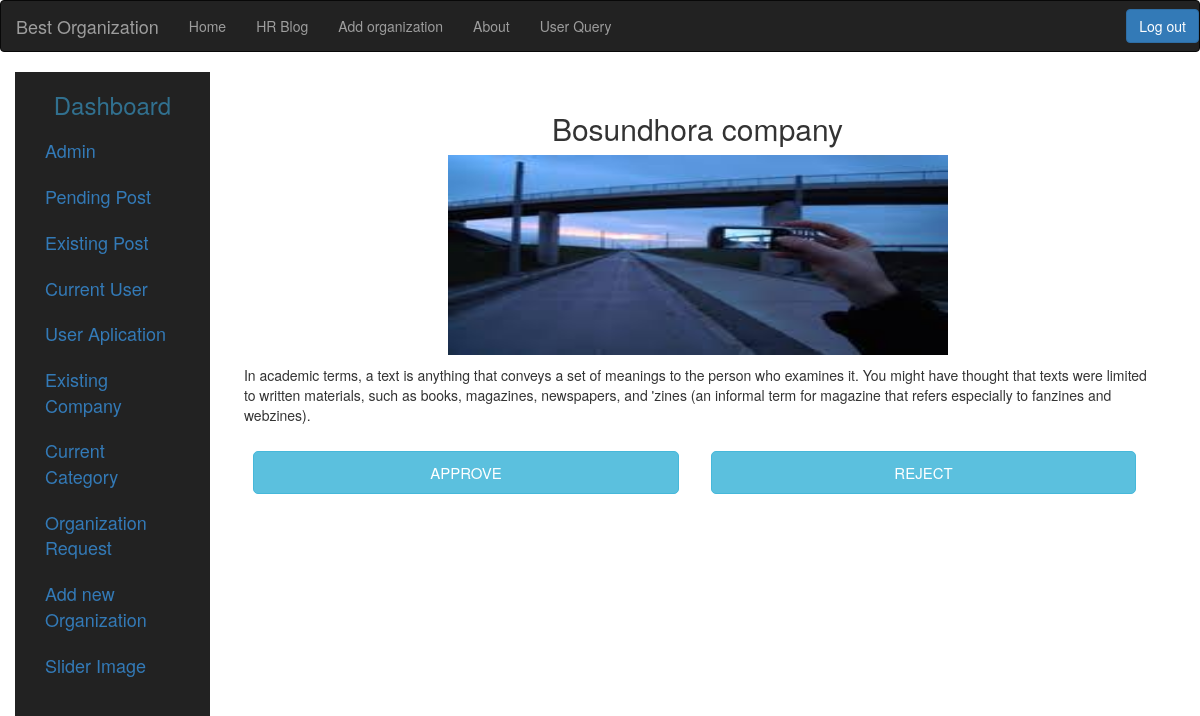
The app's page /admin/fullpostadminView.php?postId=3 with its own data.
### tables this page shows
CREATE TABLE `blog_pending_post` (
  `Blog_id` int(11) NOT NULL,
  `User_id` int(11) NOT NULL,
  `HR_name` text NOT NULL,
  `HR_Org_name` text NOT NULL,
  `Blog_category` varchar(255) NOT NULL,
  `Blog_title` text NOT NULL,
  `Blog_text` longtext NOT NULL,
  `Blog_img` text DEFAULT NULL,
  `Date` timestamp NOT NULL DEFAULT current_timestamp() ON UPDATE current_timestamp()
);

### admin/fullpostadminView.php (the view, shortened to what this page needs)
<?php
if ($_REQUEST['postId']){
   include("../database/connection.php");
    $id= $_GET['postId'];
    $sq = "SELECT * from blog_pending_post where Blog_id= '$id'";
    $details= mysqli_query($connection, $sq);
    $res= mysqli_fetch_assoc($details);
?>
<!DOCTYPE html>
<html lang="en">
<head>
  <link rel="stylesheet" href="https://maxcdn.bootstrapcdn.com/bootstrap/3.4.1/css/bootstrap.min.css">
  <link rel="stylesheet" href="https://maxcdn.bootstrapcdn.com/bootstrap/3.3.7/css/bootstrap.min.css">
  <link rel="stylesheet" href="admin.css">
</head>
<body>
  <?php
include("../database/admin_navbar.php")
?>
<div class="container">
  <div class="row">
      <?php
include("../database/admin_right_navbar.php");
?>
  <div class="col-md-10">
   	<h2><?php echo $res['Blog_title'] ?></h2>
   	  <div id="img" style="text-align: center;">
   	  	  <img style="margin-left: auto;margin-left: auto" src="../database/<?php echo $res['Blog_img'] ?> ">
   	  </div>
   	  <div id="post">
        <?php echo $res['Blog_text'] ?>
   	  </div>
   	  <div id="author">
      <a  class="btn btn-info" href="../database/insertIntoExistingPost.php?postId=<?php echo $res['Blog_id']; ?>">Approve</a>
       <a  class="btn btn-info" href="../database/blog_post_reject.php?postId=<?php echo $res['Blog_id']; ?>">Reject</a>
   	  </div>
   	</div>
  </div>
   </div>
 </body>
 </html>
 <?php  } ?>

### admin/fullpostadminView.php (style rules this page uses)
#img { width: 100%; display: block; }
img { margin-left: auto; margin-right: auto; width: 500px; height: 200px; margin-bottom: 10px; }
#author { padding-bottom: 30px; }
h2 { text-align: center; padding-top: 20px; }
#author a { width: 45%; padding: 10px 40px; border-radius: 5px; margin-top: 16px; margin-left:3%; text-transform: uppercase; font-size:15px; display:inline-block; text-align: center; }
#post { margin-left: 2%; margin-right: 2%; }

### records on screen
blog_pending_post: Blog_title "Bosundhora company", Blog_img (picture), Blog_text "In academic terms, a text is anything that conveys a set of meanings to the person who examines it. You might have thought that texts were limited to written materials, such as books, magazines, newspapers, and 'zines (an informal term for magazine that refers especially to fanzines and webzines)."
